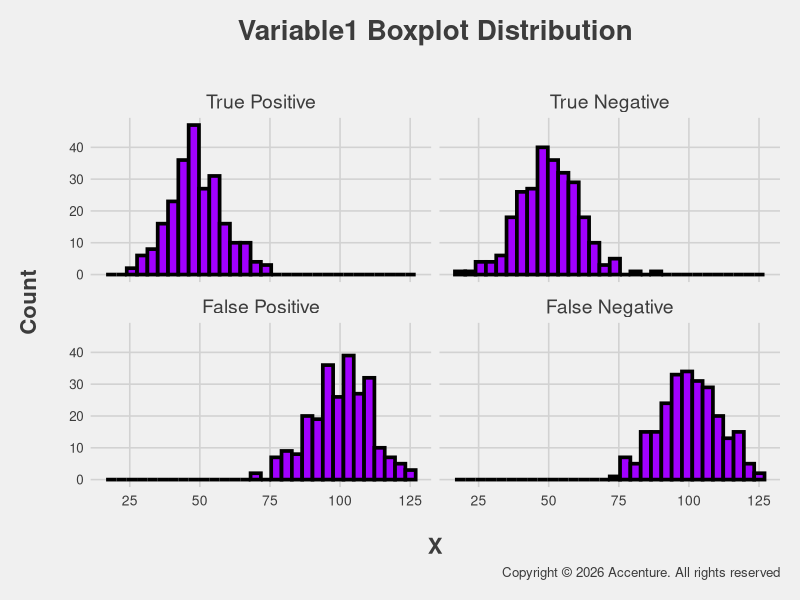
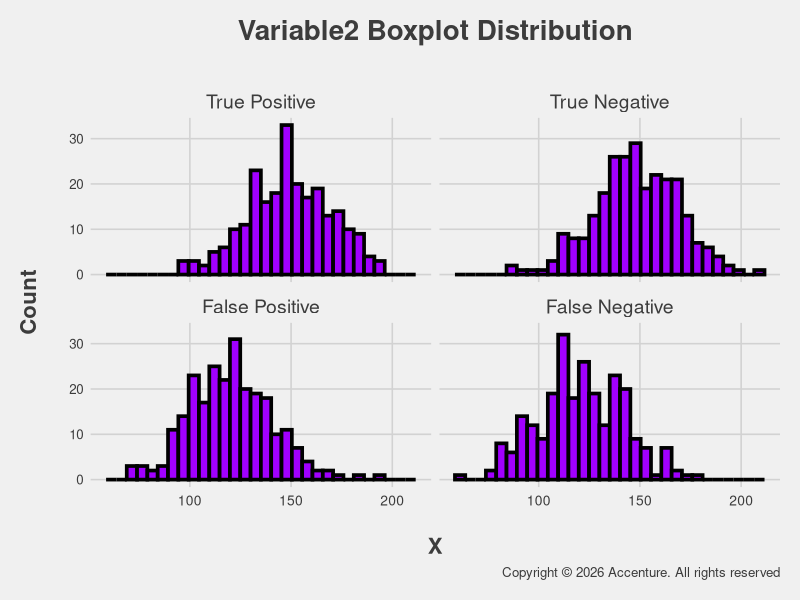
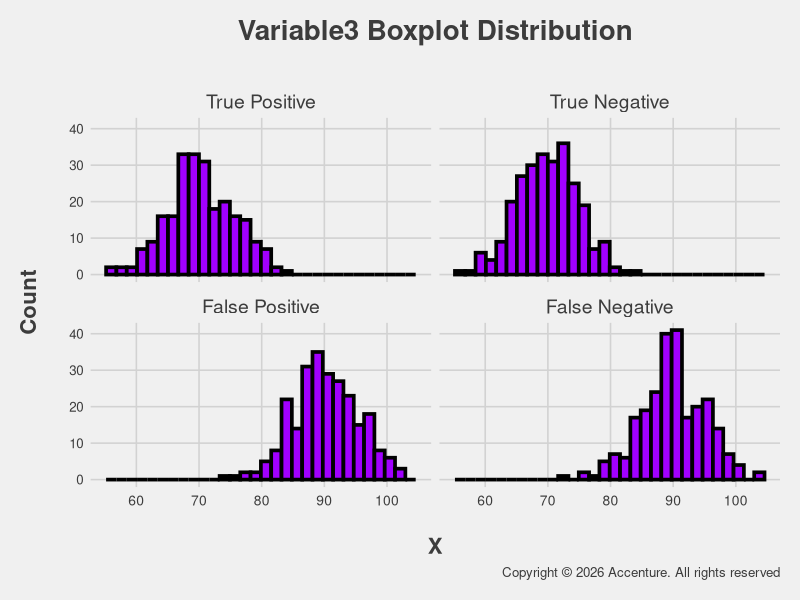
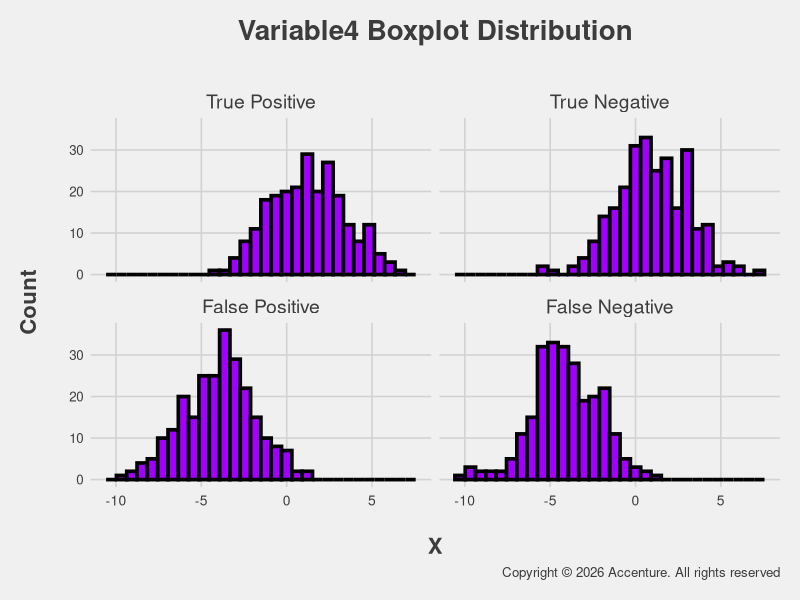
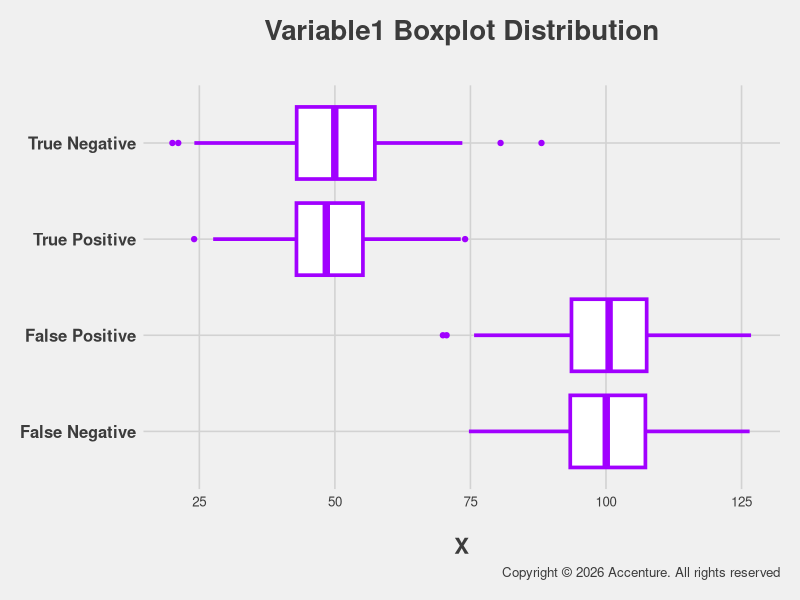
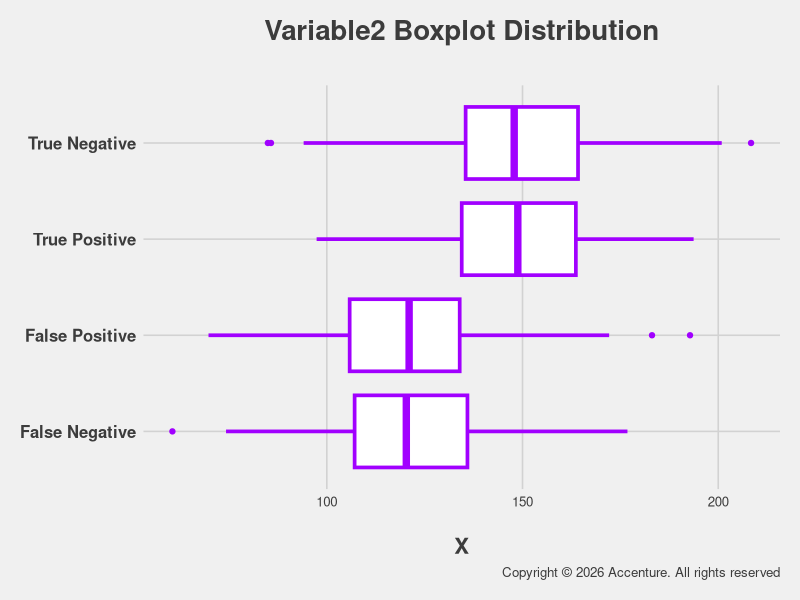
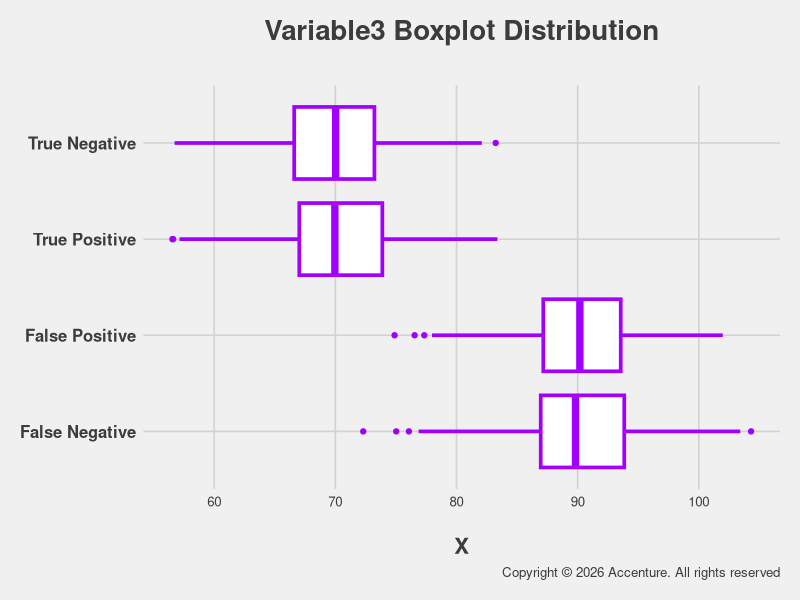
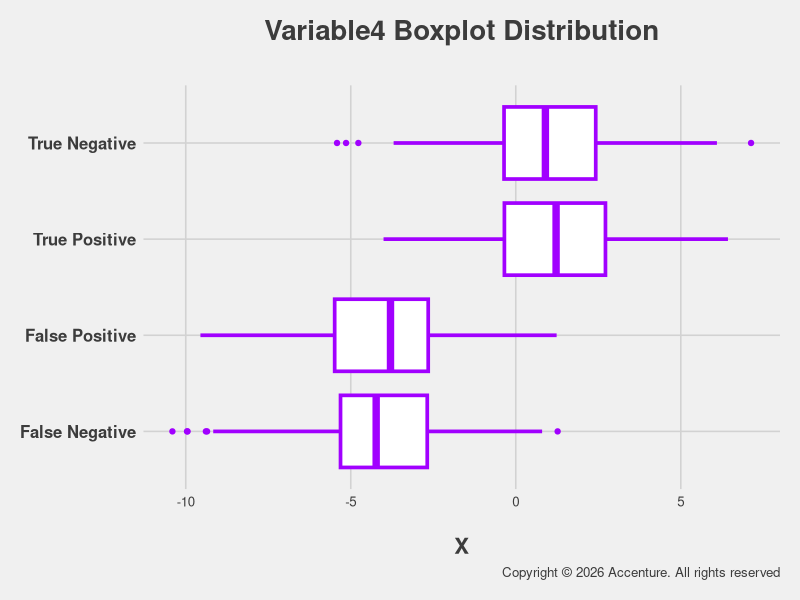

The R source for these figures, in order:
#Hey team, I figured I would make your graphing lives a little easier this week. 
#Let me know if you have any questions but it should be fairly straightforward.


#Packages needed
library(ggplot2) #Make graph
library(ggthemes) #Make graph look good

#This code creates some mock data
set.seed(1)
row_num = 1000
df <- data.frame(Variable1= rnorm(row_num, mean=50, sd=10))
df$Variable2 <- rnorm(row_num, mean=150, sd=20)
df$Variable3 <- rnorm(row_num, mean=70, sd=5)
df$Variable4 <- rnorm(row_num, mean=1, sd=2)
a <- c(0,1)
df$actual <- sample(a, row_num, replace=TRUE)
df$predicted <- sample(a, row_num, replace=TRUE)
df$Variable1 <- ifelse(df$actual != df$predicted, df$Variable1 + 50, df$Variable1 )
df$Variable2 <- ifelse(df$actual != df$predicted, df$Variable2 -30, df$Variable2 )
df$Variable3 <- ifelse(df$actual != df$predicted, df$Variable3 +20, df$Variable3 )
df$Variable4 <- ifelse(df$actual != df$predicted, df$Variable4 -5, df$Variable4 )

#This is a superfulous function I made that just adds a little copyright logo, feel free to remove
add_copyright <- function() {
  a=format(Sys.Date(), "%Y")
  ggplot2::labs(caption= sprintf("Copyright \u00A9 %s Accenture. All rights reserved", a))
}


#This looks unwieldy, but it rocks, trust me
#This function assumes the entire df should be plotted
#df should only have plottable columns,a predicted column, and an actual/truth column
amazing_auto_magical_function_thingy <- function(df, predicted, actual, graph_type= "boxplot"){
  #Create a status of our prediction column
  df$Pred_Status <- ifelse(df$actual == 1 & df$predicted == 1, 'True Positive', NA) 
  df$Pred_Status <- ifelse(df$actual == 0 & df$predicted == 0, 'True Negative', df$Pred_Status)
  df$Pred_Status <- ifelse(df$actual == 0 & df$predicted == 1, 'False Positive', df$Pred_Status)
  df$Pred_Status <- ifelse(df$actual == 1 & df$predicted == 0, 'False Negative', df$Pred_Status)
  
  #create a list of columns we want to loop through and plot
  cols_remove <- c(predicted, actual, 'Pred_Status')
  cols_loop <- df[, !(colnames(df) %in% cols_remove)]
  cols_loop <- colnames(cols_loop)
  
  #For each column we want to plot, print that plot
  for (col_loop in cols_loop){ 
    plot_df <- data.frame(var_col = df[, c(col_loop)])
    plot_df$Pred_Status <- as.factor(df$Pred_Status)
    
    if (graph_type == "histogram"){
      plot_df$Pred_Status <- factor(df$Pred_Status, levels = c("True Positive", "True Negative", 
                                                               "False Positive", "False Negative"))
      
      #I have nothing to say about this chunk except it makes graph look gud
      print(ggplot(data= plot_df) + aes(x= var_col ) + geom_histogram(size=1.25, fill= "#A100FF", color="black", bins=30) +
              theme_fivethirtyeight() +  facet_wrap("Pred_Status") + 
              ggtitle(sprintf("%s Boxplot Distribution\n", col_loop)) + 
              theme(axis.title=element_text(size=16, face="bold"),
                    axis.text.x=element_text(size=10),
                    plot.title= element_text(hjust=.5, size=20, face="bold"),
                    strip.text.x = element_text(size=14))+ 
              xlab("\nX") + ylab('Count\n') + add_copyright())
    } 
    else if (graph_type == "facet_boxplot") {
      plot_df$Pred_Status <- factor(df$Pred_Status, levels = c("True Positive", "True Negative", 
                                                               "False Positive", "False Negative"))
      
      #I have nothing to say about this chunk except it makes graph look gud
      print(ggplot(data= plot_df) + aes(x= var_col) + geom_boxplot(size=1.25, color= "#A100FF") +
              theme_fivethirtyeight() + facet_wrap("Pred_Status") + 
              ggtitle(sprintf("%s Boxplot Distribution\n", col_loop)) + 
              theme(axis.title=element_text(size=16, face="bold"), 
                    plot.title= element_text(hjust=.5, size=20, face="bold"),
                    axis.text.y = element_blank(), 
                    strip.text.x = element_text(size=14)) +
              xlab("X") + add_copyright())
    }
    else if (graph_type == "boxplot"){
      plot_df$Pred_Status <- factor(df$Pred_Status, levels = c("False Negative","False Positive",
                                                               "True Positive", "True Negative"))
      
      #I have nothing to say about this chunk except it makes graph look gud
      print(ggplot(data= plot_df) + aes(x= Pred_Status, y= var_col ) + geom_boxplot(size=1.25, color= "#A100FF") +
              coord_flip() + theme_fivethirtyeight() +  
              ggtitle(sprintf("%s Boxplot Distribution\n", col_loop)) + 
              theme(axis.title=element_text(size=16, face="bold"),
                    axis.text.y=element_text(size=12, face="bold"),
                    plot.title= element_text(hjust=.5, size=20, face="bold"),
                    axis.title.y = element_blank())+
              ylab("\nX") + add_copyright())
      
    }
    else{print("Nuh uh uh, you didn't provide a valid graph type. Try again :)")}
  }
}

#You can select from 3 graph types, though histogram is my favorite
amazing_auto_magical_function_thingy(df, "predicted", "actual", graph_type= "histogram")
amazing_auto_magical_function_thingy(df, "predicted", "actual", graph_type= "boxplot")
amazing_auto_magical_function_thingy(df, "predicted", "actual", graph_type= "facet_boxplot")

#If you're wondering why it only outputted one variable 4 graph it's because
#the function prints all plots at once, so just use the back arrow on the plotting
#window in R studio

#Happy plotting!

